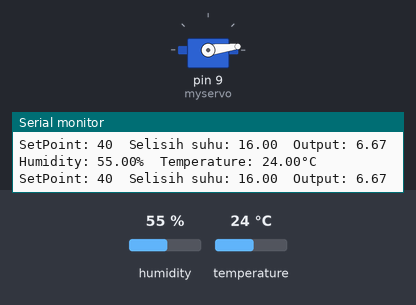
The sketch below on a simulated Arduino Uno, built with avr-gcc and run on an emulated ATmega328P. Parts: servo, the last lines printed to the serial monitor. The inputs (shaded band) are chosen by the test bench; at power-on: temperature 24 °C, humidity 55 %.

Above: at 5.5 s.
5.6 s: temperature set to 41 °C
At 8.6 s:
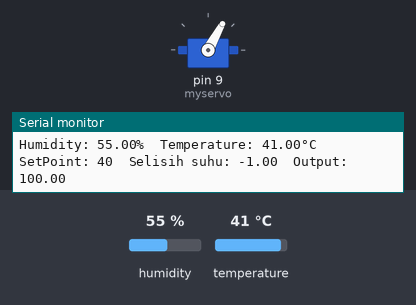
14.0 s: temperature set to 12 °C
At 16.3 s:
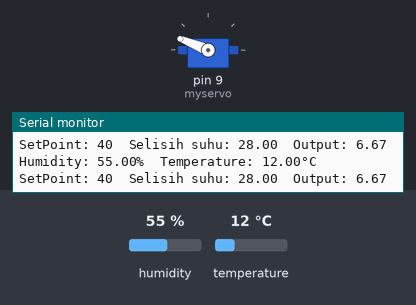
At 18.8 s:
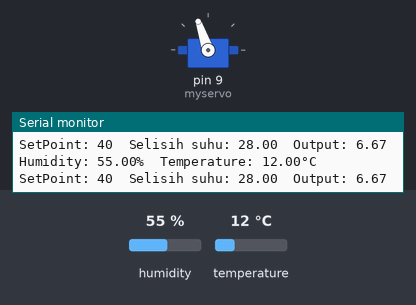
Timing chart, 0 to 22.2 s (numbered marks = the images above; inputs shaded):
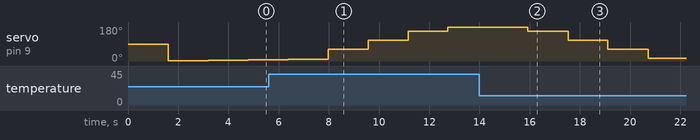

Measured:
- after the input at 14.0 s, servo on pin 9 (myservo): 180° → 158° after 1.9 s, → 109° 1.6 s later, → 61° 1.6 s later, → 15° 1.6 s later

The sketch:

Fuzzy_Example.ino
```cpp
#include <Fuzzy.h>
#include "DHT.h"
#include <Servo.h>

#define DHTPIN 2        // Digital pin connected to the DHT sensor

#define DHTTYPE DHT11   // DHT 11

DHT dht(DHTPIN, DHTTYPE);
Servo myservo;  // create servo object to control a servo

// Instantiating a Fuzzy object
Fuzzy *fuzzy = new Fuzzy();

int sp = 40;

const int numReadings = 5;

int readings[numReadings];      // the readings from the analog input
int readIndex = 0;              // the index of the current reading
int total = 0;                  // the running total
int average = 0;                // the average

int pos = 0;    // variable to store the servo position

void setup()
{
  myservo.attach(9);  // attaches the servo on pin 9 to the servo object

  dht.begin();

  // Set the Serial output
  Serial.begin(9600);

  // Instantiating a FuzzyInput object
  FuzzyInput *selisihSuhu = new FuzzyInput(1);

  // Instantiating a FuzzySet object
  FuzzySet *kecil = new FuzzySet(0, 0, 2, 3);
  // Including the FuzzySet into FuzzyInput
  selisihSuhu->addFuzzySet(kecil);

  // Instantiating a FuzzySet object
  FuzzySet *sedang = new FuzzySet(1, 3, 3, 4);
  // Including the FuzzySet into FuzzyInput
  selisihSuhu->addFuzzySet(sedang);

  // Instantiating a FuzzySet object
  FuzzySet *besar = new FuzzySet(3, 10, 50, 50);

  // Including the FuzzySet into FuzzyInput
  selisihSuhu->addFuzzySet(besar);

  // Including the FuzzyInput into Fuzzy
  fuzzy->addFuzzyInput(selisihSuhu);


  // Instantiating a FuzzyOutput objects
  FuzzyOutput *pwm = new FuzzyOutput(1);

  // Instantiating a FuzzySet object
  FuzzySet *lambat = new FuzzySet(0, 0, 0, 20);
  // Including the FuzzySet into FuzzyOutput
  pwm->addFuzzySet(lambat);

  // Instantiating a FuzzySet object
  FuzzySet *lumayan = new FuzzySet(10, 30, 30, 40);
  // Including the FuzzySet into FuzzyOutput
  pwm->addFuzzySet(lumayan);

  // Instantiating a FuzzySet object
  FuzzySet *cepat = new FuzzySet(30, 90, 100, 100);
  // Including the FuzzySet into FuzzyOutput
  pwm->addFuzzySet(cepat);
  // Including the FuzzyOutput into Fuzzy

  fuzzy->addFuzzyOutput(pwm);

  // Building FuzzyRule "IF distance = small THEN speed = slow"
  // Instantiating a FuzzyRuleAntecedent objects
  FuzzyRuleAntecedent *jikaSelisihKecil = new FuzzyRuleAntecedent();
  // Creating a FuzzyRuleAntecedent with just a single FuzzySet
  jikaSelisihKecil->joinSingle(kecil);

  // Building FuzzyRule "IF distance = safe THEN speed = average"
  // Instantiating a FuzzyRuleAntecedent objects
  FuzzyRuleAntecedent *jikaSelisihSedang = new FuzzyRuleAntecedent();
  // Creating a FuzzyRuleAntecedent with just a single FuzzySet
  jikaSelisihSedang->joinSingle(sedang);

  // Building FuzzyRule "IF distance = big THEN speed = high"
  // Instantiating a FuzzyRuleAntecedent objects
  FuzzyRuleAntecedent *jikaSelisihBesar = new FuzzyRuleAntecedent();
  // Creating a FuzzyRuleAntecedent with just a single FuzzySet
  jikaSelisihBesar->joinSingle(besar);


  // Instantiating a FuzzyRuleConsequent objects
  FuzzyRuleConsequent *makaLambat = new FuzzyRuleConsequent();
  // Including a FuzzySet to this FuzzyRuleConsequent
  makaLambat->addOutput(lambat);

  // Instantiating a FuzzyRuleConsequent objects
  FuzzyRuleConsequent *makaLumayan = new FuzzyRuleConsequent();
  // Including a FuzzySet to this FuzzyRuleConsequent
  makaLumayan->addOutput(lumayan);

  // Instantiating a FuzzyRuleConsequent objects
  FuzzyRuleConsequent *makaCepat = new FuzzyRuleConsequent();
  // Including a FuzzySet to this FuzzyRuleConsequent
  makaCepat->addOutput(cepat);


  // Instantiating a FuzzyRule objects
  FuzzyRule *aturan1 = new FuzzyRule(1, jikaSelisihKecil, makaCepat);
  // Including the FuzzyRule into Fuzzy
  fuzzy->addFuzzyRule(aturan1);

  // Instantiating a FuzzyRule objects
  FuzzyRule *aturan2 = new FuzzyRule(2, jikaSelisihSedang, makaLumayan);
  // Including the FuzzyRule into Fuzzy
  fuzzy->addFuzzyRule(aturan2);

  // Instantiating a FuzzyRule objects
  FuzzyRule *aturan3 = new FuzzyRule(3, jikaSelisihBesar, makaLambat);
  // Including the FuzzyRule into Fuzzy
  fuzzy->addFuzzyRule(aturan3);
}

void loop()
{
  delay(1500);

  // Baca Suhu
  float h = dht.readHumidity();
  // Baca temperatur celcius
  float t = dht.readTemperature();

  if (isnan(h) || isnan(t)) {
    Serial.println(F("Failed to read from DHT sensor!"));
    for (pos = 0; pos <= 180; pos += 1) { // goes from 0 degrees to 180 degrees
      // in steps of 1 degree
      myservo.write(pos);              // tell servo to go to position in variable 'pos'
      delay(15);                       // waits 15ms for the servo to reach the position
    }
    for (pos = 180; pos >= 0; pos -= 1) { // goes from 180 degrees to 0 degrees
      myservo.write(pos);              // tell servo to go to position in variable 'pos'
      delay(15);                       // waits 15ms for the servo to reach the position
    }

    return;
  }

  Serial.print(F("Humidity: "));
  Serial.print(h);
  Serial.print(F("%  Temperature: "));
  Serial.print(t);
  Serial.println(F("°C "));

  float input = sp - t;
  float output;

  fuzzy->setInput(1, input);
  // Running the Fuzzification
  fuzzy->fuzzify();
  // Running the Defuzzification
  output = fuzzy->defuzzify(1);
  // Printing something

  if (input < 1){
    output = 100;
  }

  Serial.print("SetPoint: ");
  Serial.print(sp);
  Serial.print("\tSelisih suhu: ");
  Serial.print(input);

  Serial.print("\tOutput: ");
  Serial.println(output);
  Serial.println("");
  total = total - readings[readIndex];
  // read from the sensor:
  readings[readIndex] = output;
  // add the reading to the total:
  total = total + readings[readIndex];
  // advance to the next position in the array:
  readIndex = readIndex + 1;

  // if we're at the end of the array...
  if (readIndex >= numReadings) {
    // ...wrap around to the beginning:
    readIndex = 0;
  }

  // calculate the average:
  average = total / numReadings;

  output = map(average,0,100,0,255);

  myservo.write(output);                  // sets the servo position according to the scaled value
}
```
